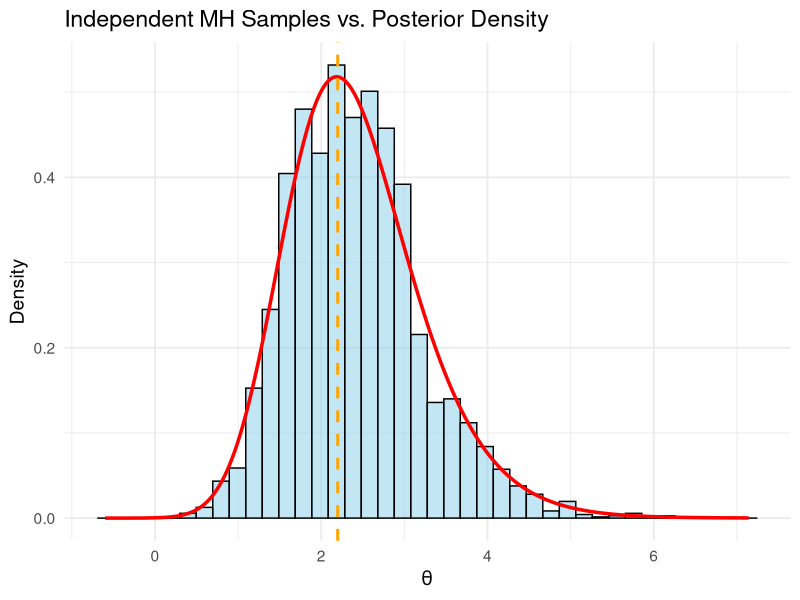
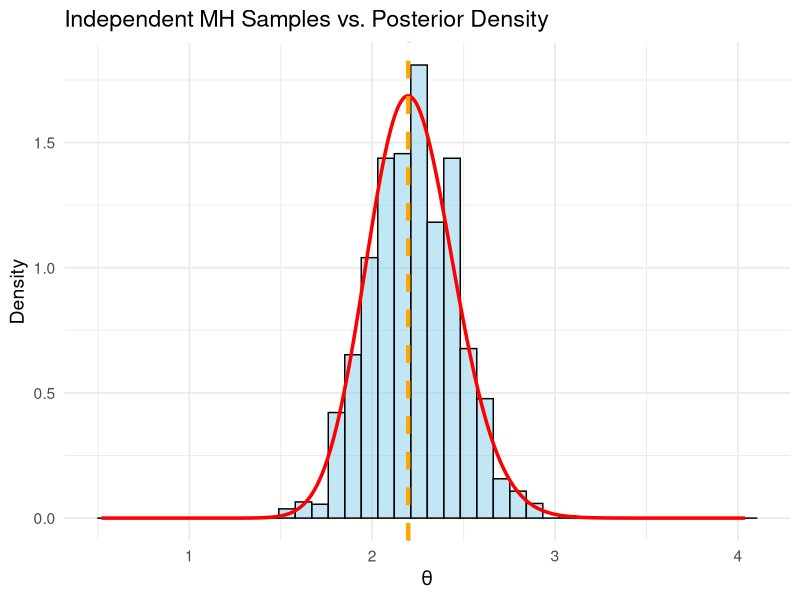
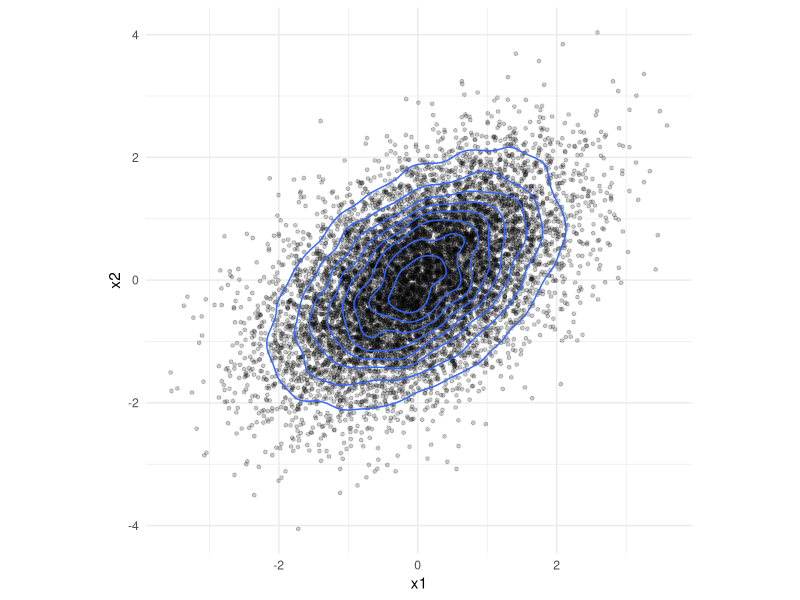

Write R code to recreate these figures, in order.
## ---- chunk 1
#| output-fold: true
#| jupyter: {outputs_hidden: true}
sessionInfo()
## ---- chunk 2
#| output-fold: true
#| jupyter: {outputs_hidden: true}
library(ggplot2)
## ---- chunk 3
MH_sampler <- function(target_log_density, proposal,
                       N = 10000, burn_in = 1000, 
                       thin = 1 ) {
  theta <- numeric(N)
  theta[1] <- 0 # initialize
  acc <- 0L # accepted?

  for (t in 2:N) {
    current <- theta[t - 1]
    theta_tilde <- proposal$sample(1)

    # log acceptance ratio:
    log_alpha <- target_log_density(theta_tilde) +
      proposal$log_density(current, theta_tilde) -
      target_log_density(current) -
      proposal$log_density(theta_tilde, current)

    if (log(runif(1)) < min(0, log_alpha)) {
      theta[t] <- theta_tilde
      acc <- acc + 1L
    } else {
      theta[t] <- current
    }
  }

  # Thin and discard burn-in (more on this later)
  list(
    theta = theta[seq(from = burn_in + 1, to = N, by = thin)],
    theta_all = theta,
    acceptance_rate = acc / (N - 1),
    target_log_density = target_log_density
  )
}
## ---- chunk 4
log_binom_logit_posterior <- function(x, n, sigma) {
  function(theta) {
    p <- plogis(theta)  # numerically stable logistic transform
    dbinom(x, size = n, prob = p, log = TRUE) +
        dnorm(theta, mean = 0, sd = sigma, log = TRUE)
  }
}
independent_normal_proposal <- function(prop_mean = 0, 
                                        prop_sd = 1) {
  list(
    sample = function(n) { rnorm(n, mean = prop_mean, 
                                 sd = prop_sd) },
    log_density = function(theta, phi) { # discard 2nd arg
        dnorm(theta, mean = prop_mean, sd = prop_sd, 
              log = TRUE)
    }
   )
}
plot_posterior <- function(posterior_df, target_log_density) {
  # Create a grid of theta values
  theta_grid <- seq(min(posterior_df$theta) - 1,
                    max(posterior_df$theta) + 1,
                    length.out = 1000)
  # Unnormalized posterior
  log_post <- target_log_density(theta_grid)
  post <- exp(log_post - max(log_post)) # to avoid overflow

  posterior_curve <- data.frame(theta = theta_grid, 
                                density = post)

  # Normalize numerically
  dx <- theta_grid[2] - theta_grid[1]
  posterior_curve$density <- posterior_curve$density /
    sum(posterior_curve$density * dx)

  # Plot MCMC histogram against posterior curve
  ggplot() +
  geom_histogram(data = posterior_df,
    aes(x = theta, y = after_stat(density)),
    bins = 40, fill = "skyblue",
    color = "black", alpha = 0.5
  ) +
  geom_line(data = posterior_curve,
    aes(x = theta, density), color = "red",
    linewidth = 1.2
  ) +
  labs(
    title = "Independent MH Samples vs. Posterior Density",
    x = expression(theta),
    y = "Density"
  ) +
  theme_minimal(base_size = 14)
}
## ---- chunk 5
set.seed(2020)
sigma <- 10
my_prop <- independent_normal_proposal(prop_sd = sigma)
my_target1 <- log_binom_logit_posterior(x = 18, n = 20, 
                                        sigma = sigma)
fit1 <- MH_sampler(target_log_density = my_target1,
  proposal = my_prop, N = 20000, burn_in = 2000,
  thin = 5)
posterior_df1 <- data.frame(theta = fit1$theta)
cat("Acceptance rate = ", fit1$acceptance_rate, ", 
    Sample size = ", length(fit1$theta), "\n")
my_target2 <- log_binom_logit_posterior(x = 180, n = 200, 
                                        sigma = sigma)
fit2 <- MH_sampler(target_log_density = my_target2,
  proposal = my_prop, N = 20000, burn_in = 2000,
  thin = 5)
posterior_df2 <- data.frame(theta = fit2$theta)
cat("Acceptance rate = ", fit2$acceptance_rate, ", 
    Sample size = ", length(fit2$theta), "\n")
## ---- chunk 6
p_mle <- 18/20; theta_mle = log(p_mle/(1-p_mle))
p1 <- plot_posterior(posterior_df1, target_log_density = my_target1)
p1 + geom_vline(xintercept = theta_mle, linetype = "dashed", 
                linewidth = 1, color = "orange")
p2 <- plot_posterior(posterior_df2, target_log_density = my_target2)
p2 + geom_vline(xintercept = theta_mle, linetype = "dashed", 
                linewidth = 1.5, color = "orange")
## ---- chunk 7
Rgibbs <- function(N, thin, rho=0) {
  mat <- matrix(0, nrow=N, ncol=2)
  x <- y <- 0
  for (i in 1:N) {
    for (j in 1:thin) {
      x <- rnorm(1, rho * y, sqrt(1 - rho * rho))
      y <- rnorm(1, rho * x, sqrt(1 - rho * rho))
    }
    mat[i,] <- c(x, y)
  }
  df <- as.data.frame(mat)
  names(df) <- c("x1", "x2")
  df
}
set.seed(2020)
system.time(gibbssamp <- Rgibbs(10000, 500, rho = 0.5))
## ---- chunk 8
ggplot(gibbssamp, aes(x=x1, y=x2)) + 
    geom_point(size = 1, alpha=0.2) + 
geom_density2d() + theme_minimal() + theme(aspect.ratio = 1) 
